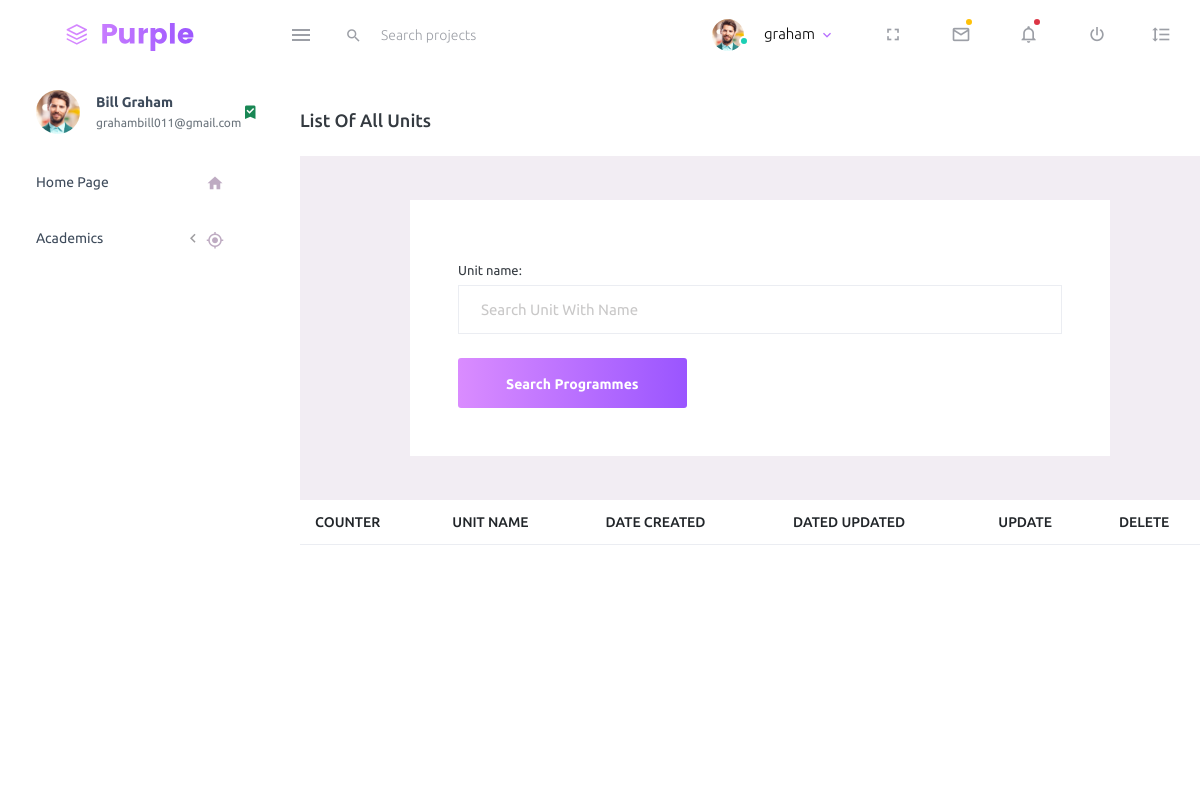
The app's page /school/list-unit/ (signed in), older data.
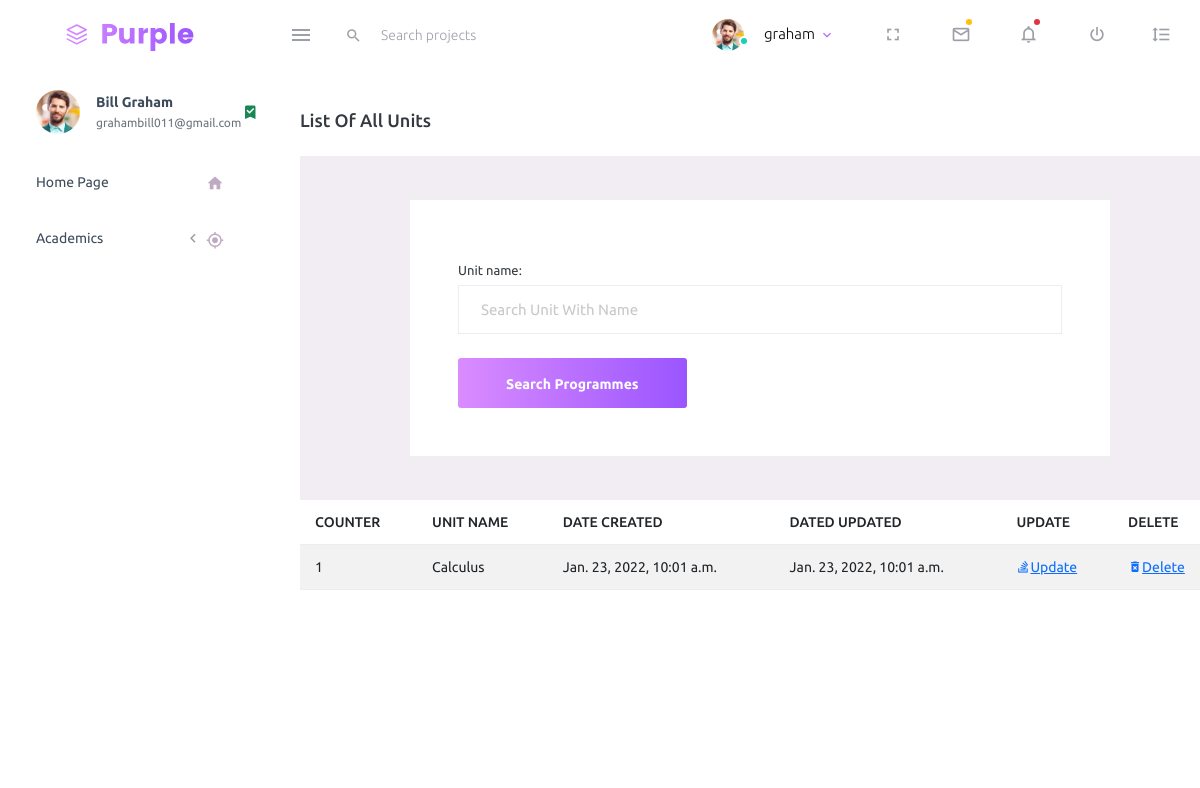
The same page, newer data.
### school/models.py (models this page shows, shortened)
class Units(models.Model):
    unit_name = models.CharField(max_length=255, blank=True, null=True)
    date_created = models.DateTimeField(
        null=True, blank=True, auto_now_add=True)
    date_updated = models.DateTimeField(null=True, blank=True, auto_now=True)

### school/views.py (the view)
# urls.py: path('list-unit/', views.ListUnits, name='list-unit'),
@login_required
def ListUnits(request):
    title = 'List of All Units'
    form = UnitSearchForm(request.POST or None)
    queryset = Units.objects.all()
    context = {
        "title": title,
        "queryset": queryset,
    }
    if request.method == 'POST':
        queryset = Units.objects.filter(
            unit_name__icontains=form['unit_name'].value())
    context = {
        "form": form,
        "title": title,
        "queryset": queryset,
    }
    return render(request, "school/list-units.html", context)

### school/forms.py
class UnitSearchForm(forms.ModelForm):
    class Meta:
        model = Units
        fields = ['unit_name']
        widgets = {'unit_name': forms.TextInput(
            attrs={'class': 'form-control', 'placeholder': 'Search Unit With Name'})}

### school/templates/school/list-units.html (shortened to what this page needs)
{% extends 'index2.html' %}
{% load static %}
{% block content %}
<div class="col-lg-10 grid-margin stretch-card">
    <div class="card">
      <div class="card-body">
        <h4 class="card-title">{{title}}</h4>
        <div class="content-wrapper d-flex align-items-center auth">
            <div class="row flex-grow">
              <div class="col-lg-10 mx-auto">
                <div class="auth-form-light text-left p-5">
                  <form class="pt-3" method="post" action="">
                      <fieldset>
                        {% for fm in form %}
                            <div class="form-group">
                                {{fm.label_tag}}
                                {{fm}}
                            </div>
                        {% endfor %}
                        <div class="mt-3">
                          <button class="btn btn-block btn-gradient-primary btn-lg font-weight-medium auth-form-btn" type="submit">Search Programmes</button>
                        </div>
                      </fieldset>
                  </form>
                </div>
              </div>
            </div>
          </div>
        <div class="col-lg-12 table-responsive fixed-table-body">
          <table class="table table-striped">
            <thead>
              <tr>
                <th> COUNTER </th>
                <th> UNIT NAME </th>
                <th> DATE CREATED </th>
                <th> DATED UPDATED </th>
                <th> UPDATE </th>
                <th> DELETE </th>
              </tr>
            </thead>
            <tbody>
              {% for instance in queryset %}
              <tr>
                  <td class="py-1">{{forloop.counter}}</td>
                  <td>{{instance.unit_name}}</td>
                  <td>{{instance.date_created}}</td>
                  <td>{{instance.date_updated}}</td>
                  <td><a class="mdi mdi-stack-overflow" href="{% url 'school:edit-unit' instance.id%}">Update</a></td>
                  <td><a class="mdi mdi-delete-forever" href="{% url 'school:delete-unit' instance.id%}">Delete</a></td>
              </tr>
              {% endfor %}
            </tbody>
          </table>
        </div>
      </div>
    </div>
  </div>
  {% endblock content %}

Row changes from the older to the newer data that the page shows:
added Units: unit_name "Calculus", date_created "Jan. 23, 2022, 10:01 a.m.", date_updated "Jan. 23, 2022, 10:01 a.m."
